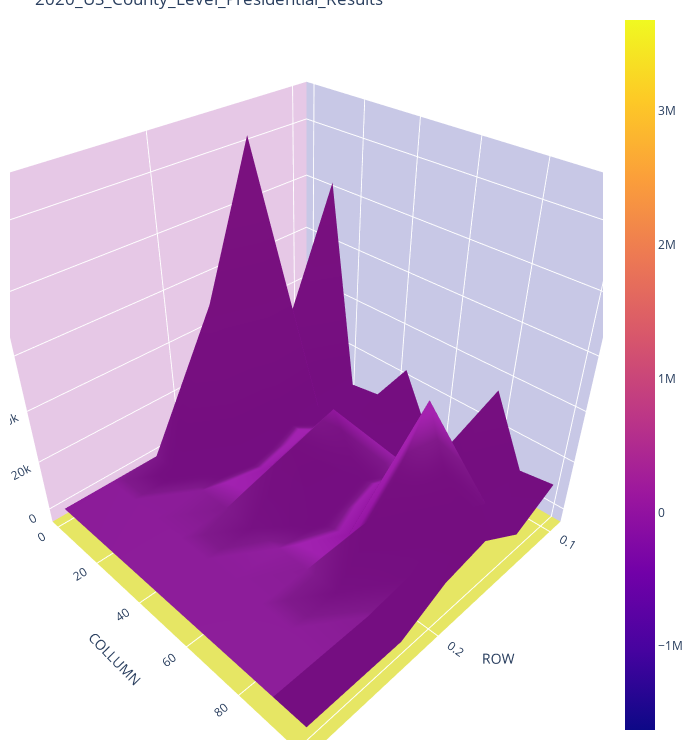

Notebook code cell kept with this figure:
### Code cell
df2_0, df2_1 = data_2020.shape
x2, y2 = np.linspace(0, 100, df2_0), np.linspace(0, 10, df2_1)
fig2 = go.Figure(data=[go.Surface(z=data_2020, x=x2, y=y2)])
fig2.update_layout(title='2020_US_County_Level_Presidential_Results',width=750, height=750)

fig2.update_layout(scene = dict(
                    xaxis_title='ROW',
                    yaxis_title='COLUMN',
                    zaxis_title='TOTAL VOTES'))

fig2.update_layout(scene = dict(
                    xaxis = dict(
                         backgroundcolor="rgb(200, 200, 230)",
                         gridcolor="white",
                         showbackground=True,
                         zerolinecolor="white",),
                    yaxis = dict(
                        backgroundcolor="rgb(230, 200,230)",
                        gridcolor="white",
                        showbackground=True,
                        zerolinecolor="white"),
                    zaxis = dict(
                        backgroundcolor="rgb(230, 230,100)",
                        gridcolor="white",
                        showbackground=True,
                        zerolinecolor="white",),),
                    width=700,
                    margin=dict(
                    r=10, l=10,
                    b=10, t=10)
                  )

fig2.show()

### Figure 1 — Plotly figure (JSON) as saved in the notebook; plotly's stock layout.template omitted (floating-point values rounded to 4 significant figures; data arrays with more than 128 entries replaced by an {"elided": "..."} marker saying what was removed)
{"data": [{"type": "surface", "x": {"elided": "3159 float values"}, "y": [0, 11.11, 22.22, 33.33, 44.44, 55.56, 66.67, 77.78, 88.89, 100], "z": {"elided": "3159x10 mixed values"}}], "layout": {"height": 750, "margin": {"b": 10, "l": 10, "r": 10, "t": 10}, "scene": {"xaxis": {"backgroundcolor": "rgb(200, 200, 230)", "gridcolor": "white", "showbackground": true, "title": {"text": "ROW"}, "zerolinecolor": "white"}, "yaxis": {"backgroundcolor": "rgb(230, 200,230)", "gridcolor": "white", "showbackground": true, "title": {"text": "COLLUMN"}, "zerolinecolor": "white"}, "zaxis": {"backgroundcolor": "rgb(230, 230,100)", "gridcolor": "white", "showbackground": true, "title": {"text": "TOTAL VOTES"}, "zerolinecolor": "white"}}, "title": {"text": "2020_US_County_Level_Presidential_Results"}, "width": 700}}
